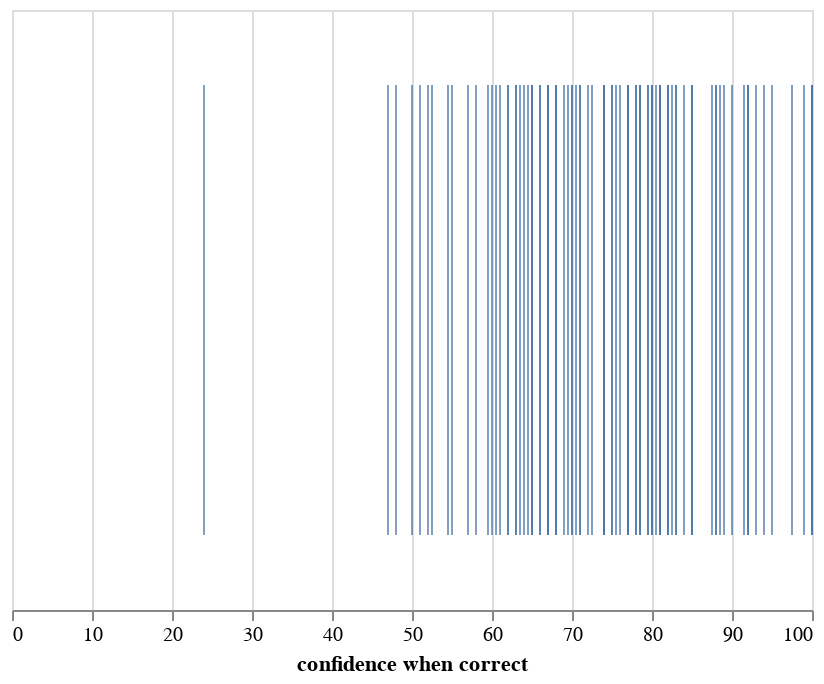

The cell this chart's notebook holds for it:
### Code cell
alt.Chart(df,
    ).mark_tick(      # area
    ).encode(          # what decide (encode) the propertied of the point
        x='confidence when correct:Q')
